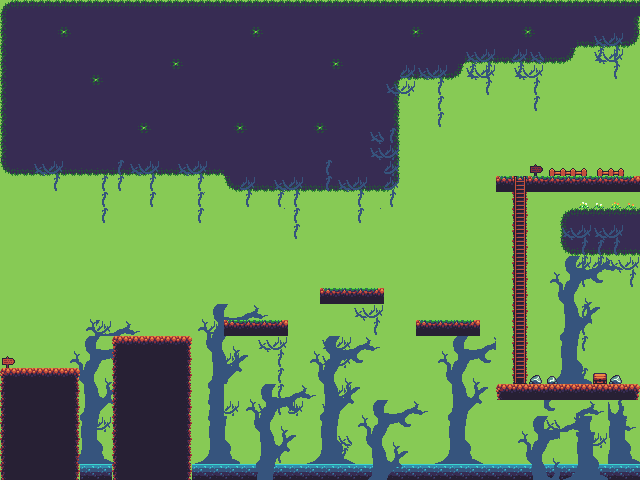

This is a level from a 2D game, rendered from its Tiled map with the project's own tilesets. A one-line summary and the map file follow, with tile-layer data summarised:
An orthogonal 40x30 tile map with 16x16 px tiles, 4 tile layers (background1, background2, platform, ObjectLayer) and 31 objects (21x platform, 7x pass-through, 3x ladder).

<map version="1.10" tiledversion="1.12.2" orientation="orthogonal" renderorder="right-down" width="40" height="30" tilewidth="16" tileheight="16" infinite="0" nextlayerid="6" nextobjectid="1">
 <editorsettings>
  <export target="../../SideScroller/assets/scripts/defs/maps/level1.lua" format="lua" />
 </editorsettings>
 <tileset firstgid="1" name="tileset1" tilewidth="16" tileheight="16" tilecount="272" columns="17">
  <image source="../../assets/textures/tilesets/tileset1.png" width="272" height="256" />
  <tile id="7">
   <objectgroup draworder="index" id="2">
    <object id="1" name="platform" x="0" y="0" width="16" height="16" />
   </objectgroup>
  </tile>
  <tile id="8">
   <objectgroup draworder="index" id="2">
    <object id="1" name="platform" x="0" y="0" width="16" height="16" />
   </objectgroup>
  </tile>
  <tile id="9">
   <objectgroup draworder="index" id="2">
    <object id="1" name="platform" x="0" y="0" width="16" height="16" />
   </objectgroup>
  </tile>
  <tile id="10">
   <objectgroup draworder="index" id="2">
    <object id="1" name="platform" x="0" y="0" width="16" height="16" />
   </objectgroup>
  </tile>
  <tile id="11">
   <objectgroup draworder="index" id="2">
    <object id="1" name="platform" x="0" y="0" width="16" height="16" />
   </objectgroup>
  </tile>
  <tile id="12">
   <objectgroup draworder="index" id="2">
    <object id="1" name="platform" x="0" y="0" width="16" height="16" />
   </objectgroup>
  </tile>
  <tile id="25">
   <objectgroup draworder="index" id="2">
    <object id="1" name="platform" x="0" y="0" width="16" height="16" />
   </objectgroup>
  </tile>
  <tile id="26">
   <objectgroup draworder="index" id="2">
    <object id="1" name="platform" x="0" y="0" width="16" height="16" />
   </objectgroup>
  </tile>
  <tile id="27">
   <objectgroup draworder="index" id="2">
    <object id="1" name="platform" x="0" y="0" width="16" height="16" />
   </objectgroup>
  </tile>
  <tile id="29">
   <objectgroup draworder="index" id="2">
    <object id="1" name="platform" x="0" y="0" width="16" height="16" />
   </objectgroup>
  </tile>
  <tile id="41">
   <objectgroup draworder="index" id="2">
    <object id="1" name="platform" x="0" y="0" width="16" height="16" />
   </objectgroup>
  </tile>
  <tile id="42">
   <objectgroup draworder="index" id="2">
    <object id="1" name="platform" x="0" y="0" width="16" height="16" />
   </objectgroup>
  </tile>
  <tile id="43">
   <objectgroup draworder="index" id="2">
    <object id="1" name="platform" x="0" y="0" width="16" height="16" />
   </objectgroup>
  </tile>
  <tile id="44">
   <objectgroup draworder="index" id="2">
    <object id="1" name="platform" x="0" y="0" width="16" height="16" />
   </objectgroup>
  </tile>
  <tile id="45">
   <objectgroup draworder="index" id="2">
    <object id="1" name="platform" x="0" y="0" width="16" height="16" />
   </objectgroup>
  </tile>
  <tile id="46">
   <objectgroup draworder="index" id="2">
    <object id="1" name="platform" x="0" y="0" width="16" height="16" />
    <object id="2" name="platform" x="0" y="0" width="16" height="16" />
   </objectgroup>
  </tile>
  <tile id="47">
   <objectgroup draworder="index" id="2">
    <object id="1" name="platform" x="0" y="0" width="16" height="16" />
   </objectgroup>
  </tile>
  <tile id="59">
   <objectgroup draworder="index" id="2">
    <object id="1" name="platform" x="0" y="0" width="16" height="16" />
   </objectgroup>
  </tile>
  <tile id="60">
   <objectgroup draworder="index" id="2">
    <object id="1" name="platform" x="0" y="0" width="16" height="16" />
   </objectgroup>
  </tile>
  <tile id="63">
   <objectgroup draworder="index" id="2">
    <object id="1" name="platform" x="0" y="0" width="16" height="16" />
   </objectgroup>
  </tile>
  <tile id="75">
   <objectgroup draworder="index" id="2">
    <object id="4" name="ladder" type="ladder" x="2" y="0" width="12" height="16" />
   </objectgroup>
  </tile>
  <tile id="92">
   <objectgroup draworder="index" id="2">
    <object id="4" name="ladder" type="ladder" x="2" y="0" width="12" height="16" />
   </objectgroup>
  </tile>
  <tile id="109">
   <objectgroup draworder="index" id="2">
    <object id="3" name="ladder" type="ladder" x="2" y="0" width="12" height="16" />
   </objectgroup>
  </tile>
  <tile id="143">
   <objectgroup draworder="index" id="2">
    <object id="1" name="platform" type="pass-through" x="-0.0283537" y="0" width="16" height="16" />
   </objectgroup>
  </tile>
  <tile id="144">
   <objectgroup draworder="index" id="2">
    <object id="1" name="platform" type="pass-through" x="0" y="0" width="16" height="16" />
   </objectgroup>
  </tile>
  <tile id="145">
   <objectgroup draworder="index" id="2">
    <object id="1" name="platform" type="pass-through" x="0" y="0" width="16" height="16" />
   </objectgroup>
  </tile>
  <tile id="146">
   <objectgroup draworder="index" id="2">
    <object id="1" name="platform" type="pass-through" x="0" y="0" width="16" height="16" />
   </objectgroup>
  </tile>
  <tile id="147">
   <objectgroup draworder="index" id="2">
    <object id="1" name="platform" type="pass-through" x="0" y="0" width="16" height="16" />
   </objectgroup>
  </tile>
  <tile id="148">
   <objectgroup draworder="index" id="2">
    <object id="1" name="platform" type="pass-through" x="0" y="0" width="16" height="16" />
   </objectgroup>
  </tile>
  <tile id="149">
   <objectgroup draworder="index" id="2">
    <object id="1" name="platform" type="pass-through" x="0" y="0" width="16" height="16" />
   </objectgroup>
  </tile>
 </tileset>
 <layer id="1" name="background1" width="40" height="30">
  <data>[1200 cells, 1200 non-empty, 2 distinct tile ids]</data>
 </layer>
 <layer id="2" name="background2" width="40" height="30">
  <data>[1200 cells, 606 non-empty, 60 distinct tile ids]</data>
 </layer>
 <layer id="3" name="platform" width="40" height="30">
  <data>[1200 cells, 281 non-empty, 67 distinct tile ids]</data>
 </layer>
 <layer id="5" name="ObjectLayer" width="40" height="30">
  <data>[1200 cells, 24 non-empty, 4 distinct tile ids]</data>
 </layer>
</map>
